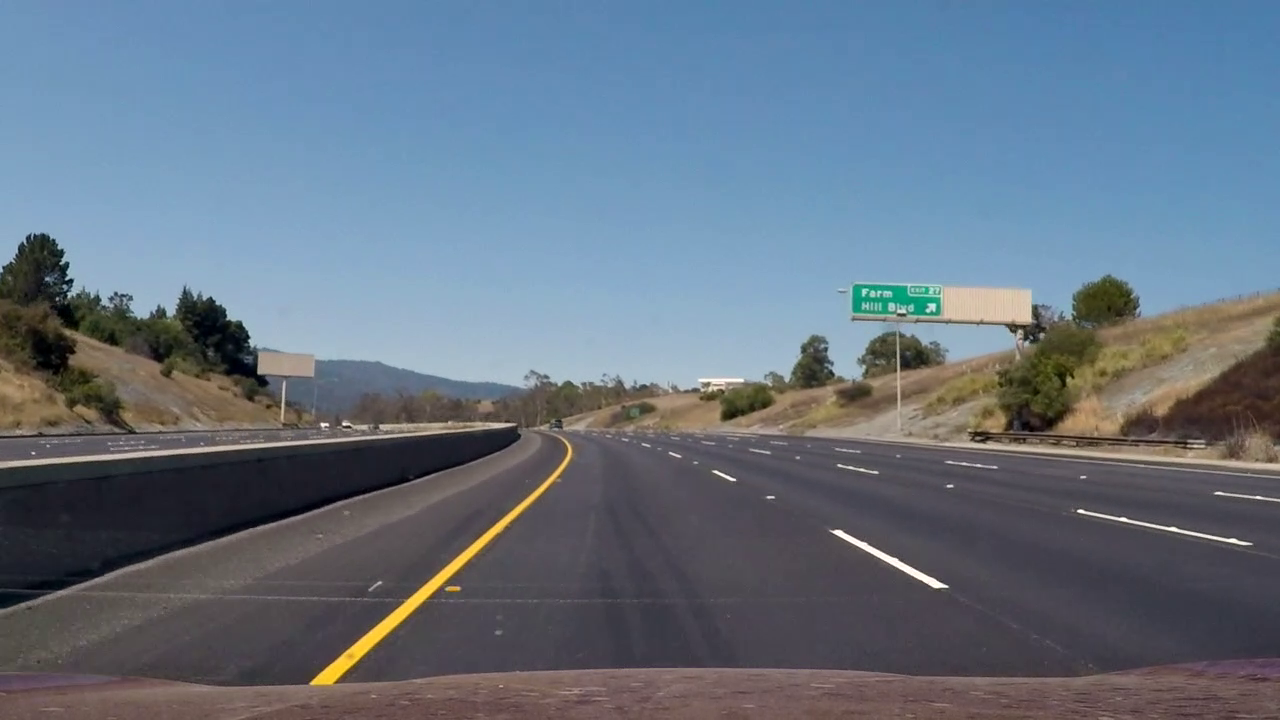
#> input picture hong/test1.png, 1280 x 720 px
$ jupyter execute calibration_test.ipynb
#> lines starting #> are read from the running program, lines starting #| are printed output that depends on the picture
### hong/calibration.py
from glob import glob
import cv2
import numpy as np
import pandas as pd
import sys
import os
import matplotlib.pyplot as plt

sys.path.append(os.path.dirname(os.path.abspath(__file__)))

# [42 lines left out: function cailbration_save, not called in this run]

def undistort(frame, mtx, dist, img_plot=False):
    """
    Undistort a frame given camera matrix and distortion coefficients.
    :param frame: input frame
    :param mtx: camera matrix
    :param dist: distortion coefficients
    :param verbose: if True, show frame before/after distortion correction
    :return: undistorted frame
    """
    frame_undistorted = cv2.undistort(frame, mtx, dist, newCameraMatrix=mtx)

    if img_plot:
        fig, ax = plt.subplots(nrows=1, ncols=2, figsize=(10, 12))
        ax[0].imshow(cv2.cvtColor(frame, cv2.COLOR_BGR2RGB))
        ax[1].imshow(cv2.cvtColor(frame_undistorted, cv2.COLOR_BGR2RGB))
        plt.show()

    return frame_undistorted

# [3 lines that do not run on import are left out]

### hong/2_part/calibration_test.ipynb
[cell 1]
import cv2
import numpy as np
import pandas as pd
import sys
import os
import matplotlib.pyplot as plt

sys.path.append(os.path.dirname(os.path.abspath(os.path.dirname(os.path.abspath("hong")))))

[cell 2]
from calibration import undistort

path = os.path.join(os.getcwd(), "../test1.png")
test_img = cv2.imread(path)
#> test_img is the input picture: shape (720, 1280, 3); mean B, G, R 130, 115.1, 101.3

import pickle
with open('../camera_matrix.pickle', 'rb') as f:
#> (reads hong/camera_matrix.pickle from the repository)
    data = pickle.load(f)

[cell 3]
mtx = data['mtx']
dist = data['dist']
undistort(frame=test_img, mtx=mtx, dist=dist, img_plot=True)
#> in undistort, `frame_undistorted = cv2.undistort(frame, mtx, dist, newCameraMatrix=mtx)`:
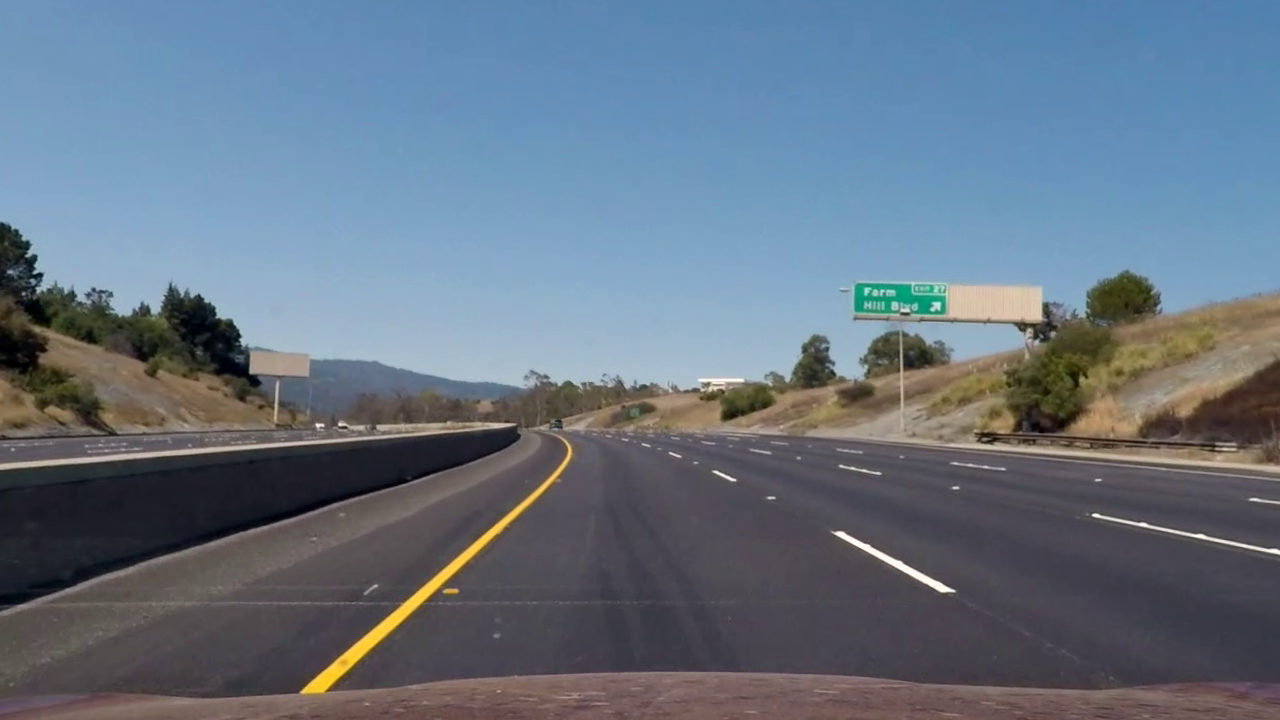
#> frame_undistorted: shape (720, 1280, 3); mean B, G, R 130.6, 115.7, 101.8
#> in undistort, `plt.show()`:
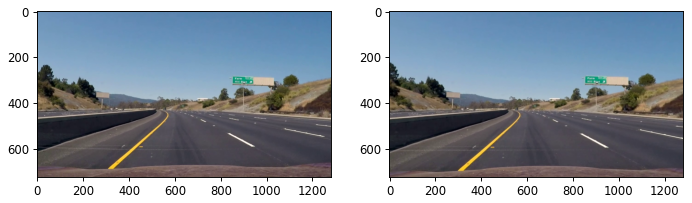
#> figure drawn by matplotlib, 2 panels
